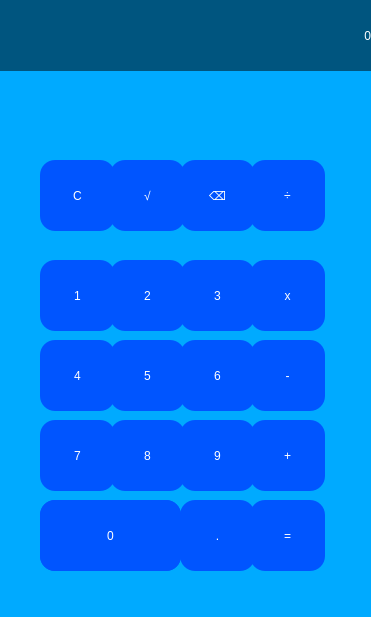
<?xml version="1.0" encoding="UTF-8"?>
<ui version="4.0">
 <class>MainWindow</class>
 <widget class="QMainWindow" name="MainWindow">
  <property name="geometry">
   <rect>
    <x>0</x>
    <y>0</y>
    <width>371</width>
    <height>617</height>
   </rect>
  </property>
  <property name="windowTitle">
   <string>MainWindow</string>
  </property>
  <property name="styleSheet">
   <string notr="true">background-color: rgb(0, 170, 255);</string>
  </property>
  <widget class="QWidget" name="centralwidget">
   <widget class="QLabel" name="label">
    <property name="geometry">
     <rect>
      <x>0</x>
      <y>0</y>
      <width>371</width>
      <height>71</height>
     </rect>
    </property>
    <property name="styleSheet">
     <string notr="true">background-color: rgb(0, 85, 127);

font: 34pt &quot;MS Shell Dlg 2&quot;;

color: rgb(255, 255, 255);
</string>
    </property>
    <property name="text">
     <string>0</string>
    </property>
    <property name="alignment">
     <set>Qt::AlignRight|Qt::AlignTrailing|Qt::AlignVCenter</set>
    </property>
    <property name="margin">
     <number>10</number>
    </property>
   </widget>
   <widget class="QPushButton" name="button5">
    <property name="geometry">
     <rect>
      <x>40</x>
      <y>260</y>
      <width>75</width>
      <height>71</height>
     </rect>
    </property>
    <property name="styleSheet">
     <string notr="true">QPushButton {
	font: 30pt &quot;MS Shell Dlg 2&quot;;
	color: rgb(255, 255, 255);
	background-color: rgb(0, 85, 255);
	border-radius: 15px;}

QPushButton:hover {
	background-color: rgb(5, 255, 255);
	font: 30pt &quot;MS Shell Dlg 2&quot;;
	color: rgb(255, 255, 255);
	border-radius: 15px;}
QPushButton:pressed {
	background-color: rgb(0, 0, 127);
	font: 30pt &quot;MS Shell Dlg 2&quot;;
	color: rgb(255, 255, 255);
	border-radius: 15px;}</string>
    </property>
    <property name="text">
     <string>1</string>
    </property>
   </widget>
   <widget class="QPushButton" name="button6">
    <property name="geometry">
     <rect>
      <x>110</x>
      <y>260</y>
      <width>75</width>
      <height>71</height>
     </rect>
    </property>
    <property name="styleSheet">
     <string notr="true">QPushButton {
	font: 30pt &quot;MS Shell Dlg 2&quot;;
	color: rgb(255, 255, 255);
	background-color: rgb(0, 85, 255);
	border-radius: 15px;}

QPushButton:hover {
	background-color: rgb(5, 255, 255);
	font: 30pt &quot;MS Shell Dlg 2&quot;;
	color: rgb(255, 255, 255);
	border-radius: 15px;}
QPushButton:pressed {
	background-color: rgb(0, 0, 127);
	font: 30pt &quot;MS Shell Dlg 2&quot;;
	color: rgb(255, 255, 255);
	border-radius: 15px;}</string>
    </property>
    <property name="text">
     <string>2</string>
    </property>
   </widget>
   <widget class="QPushButton" name="button7">
    <property name="geometry">
     <rect>
      <x>180</x>
      <y>260</y>
      <width>75</width>
      <height>71</height>
     </rect>
    </property>
    <property name="styleSheet">
     <string notr="true">QPushButton {
	font: 30pt &quot;MS Shell Dlg 2&quot;;
	color: rgb(255, 255, 255);
	background-color: rgb(0, 85, 255);
	border-radius: 15px;}

QPushButton:hover {
	background-color: rgb(5, 255, 255);
	font: 30pt &quot;MS Shell Dlg 2&quot;;
	color: rgb(255, 255, 255);
	border-radius: 15px;}
QPushButton:pressed {
	background-color: rgb(0, 0, 127);
	font: 30pt &quot;MS Shell Dlg 2&quot;;
	color: rgb(255, 255, 255);
	border-radius: 15px;}</string>
    </property>
    <property name="text">
     <string>3</string>
    </property>
   </widget>
   <widget class="QPushButton" name="button8">
    <property name="geometry">
     <rect>
      <x>250</x>
      <y>260</y>
      <width>75</width>
      <height>71</height>
     </rect>
    </property>
    <property name="styleSheet">
     <string notr="true">QPushButton {
	font: 30pt &quot;MS Shell Dlg 2&quot;;
	color: rgb(255, 255, 255);
	background-color: rgb(0, 85, 255);
	border-radius: 15px;}

QPushButton:hover {
	background-color: rgb(5, 255, 255);
	font: 30pt &quot;MS Shell Dlg 2&quot;;
	color: rgb(255, 255, 255);
	border-radius: 15px;}
QPushButton:pressed {
	background-color: rgb(0, 0, 127);
	font: 30pt &quot;MS Shell Dlg 2&quot;;
	color: rgb(255, 255, 255);
	border-radius: 15px;}</string>
    </property>
    <property name="text">
     <string>x</string>
    </property>
   </widget>
   <widget class="QPushButton" name="button9">
    <property name="geometry">
     <rect>
      <x>40</x>
      <y>340</y>
      <width>75</width>
      <height>71</height>
     </rect>
    </property>
    <property name="styleSheet">
     <string notr="true">QPushButton {
	font: 30pt &quot;MS Shell Dlg 2&quot;;
	color: rgb(255, 255, 255);
	background-color: rgb(0, 85, 255);
	border-radius: 15px;}

QPushButton:hover {
	background-color: rgb(5, 255, 255);
	font: 30pt &quot;MS Shell Dlg 2&quot;;
	color: rgb(255, 255, 255);
	border-radius: 15px;}
QPushButton:pressed {
	background-color: rgb(0, 0, 127);
	font: 30pt &quot;MS Shell Dlg 2&quot;;
	color: rgb(255, 255, 255);
	border-radius: 15px;}</string>
    </property>
    <property name="text">
     <string>4</string>
    </property>
   </widget>
   <widget class="QPushButton" name="button10">
    <property name="geometry">
     <rect>
      <x>110</x>
      <y>340</y>
      <width>75</width>
      <height>71</height>
     </rect>
    </property>
    <property name="styleSheet">
     <string notr="true">QPushButton {
	font: 30pt &quot;MS Shell Dlg 2&quot;;
	color: rgb(255, 255, 255);
	background-color: rgb(0, 85, 255);
	border-radius: 15px;}

QPushButton:hover {
	background-color: rgb(5, 255, 255);
	font: 30pt &quot;MS Shell Dlg 2&quot;;
	color: rgb(255, 255, 255);
	border-radius: 15px;}
QPushButton:pressed {
	background-color: rgb(0, 0, 127);
	font: 30pt &quot;MS Shell Dlg 2&quot;;
	color: rgb(255, 255, 255);
	border-radius: 15px;}</string>
    </property>
    <property name="text">
     <string>5</string>
    </property>
   </widget>
   <widget class="QPushButton" name="button11">
    <property name="geometry">
     <rect>
      <x>180</x>
      <y>340</y>
      <width>75</width>
      <height>71</height>
     </rect>
    </property>
    <property name="styleSheet">
     <string notr="true">QPushButton {
	font: 30pt &quot;MS Shell Dlg 2&quot;;
	color: rgb(255, 255, 255);
	background-color: rgb(0, 85, 255);
	border-radius: 15px;}

QPushButton:hover {
	background-color: rgb(5, 255, 255);
	font: 30pt &quot;MS Shell Dlg 2&quot;;
	color: rgb(255, 255, 255);
	border-radius: 15px;}
QPushButton:pressed {
	background-color: rgb(0, 0, 127);
	font: 30pt &quot;MS Shell Dlg 2&quot;;
	color: rgb(255, 255, 255);
	border-radius: 15px;}</string>
    </property>
    <property name="text">
     <string>6</string>
    </property>
   </widget>
   <widget class="QPushButton" name="button12">
    <property name="geometry">
     <rect>
      <x>250</x>
      <y>340</y>
      <width>75</width>
      <height>71</height>
     </rect>
    </property>
    <property name="styleSheet">
     <string notr="true">QPushButton {
	font: 30pt &quot;MS Shell Dlg 2&quot;;
	color: rgb(255, 255, 255);
	background-color: rgb(0, 85, 255);
	border-radius: 15px;}

QPushButton:hover {
	background-color: rgb(5, 255, 255);
	font: 30pt &quot;MS Shell Dlg 2&quot;;
	color: rgb(255, 255, 255);
	border-radius: 15px;}
QPushButton:pressed {
	background-color: rgb(0, 0, 127);
	font: 30pt &quot;MS Shell Dlg 2&quot;;
	color: rgb(255, 255, 255);
	border-radius: 15px;}</string>
    </property>
    <property name="text">
     <string>-</string>
    </property>
   </widget>
   <widget class="QPushButton" name="button13">
    <property name="geometry">
     <rect>
      <x>40</x>
      <y>420</y>
      <width>75</width>
      <height>71</height>
     </rect>
    </property>
    <property name="styleSheet">
     <string notr="true">QPushButton {
	font: 30pt &quot;MS Shell Dlg 2&quot;;
	color: rgb(255, 255, 255);
	background-color: rgb(0, 85, 255);
	border-radius: 15px;}

QPushButton:hover {
	background-color: rgb(5, 255, 255);
	font: 30pt &quot;MS Shell Dlg 2&quot;;
	color: rgb(255, 255, 255);
	border-radius: 15px;}
QPushButton:pressed {
	background-color: rgb(0, 0, 127);
	font: 30pt &quot;MS Shell Dlg 2&quot;;
	color: rgb(255, 255, 255);
	border-radius: 15px;}</string>
    </property>
    <property name="text">
     <string>7</string>
    </property>
   </widget>
   <widget class="QPushButton" name="button14">
    <property name="geometry">
     <rect>
      <x>110</x>
      <y>420</y>
      <width>75</width>
      <height>71</height>
     </rect>
    </property>
    <property name="styleSheet">
     <string notr="true">QPushButton {
	font: 30pt &quot;MS Shell Dlg 2&quot;;
	color: rgb(255, 255, 255);
	background-color: rgb(0, 85, 255);
	border-radius: 15px;}

QPushButton:hover {
	background-color: rgb(5, 255, 255);
	font: 30pt &quot;MS Shell Dlg 2&quot;;
	color: rgb(255, 255, 255);
	border-radius: 15px;}
QPushButton:pressed {
	background-color: rgb(0, 0, 127);
	font: 30pt &quot;MS Shell Dlg 2&quot;;
	color: rgb(255, 255, 255);
	border-radius: 15px;}</string>
    </property>
    <property name="text">
     <string>8</string>
    </property>
   </widget>
   <widget class="QPushButton" name="button15">
    <property name="geometry">
     <rect>
      <x>180</x>
      <y>420</y>
      <width>75</width>
      <height>71</height>
     </rect>
    </property>
    <property name="styleSheet">
     <string notr="true">QPushButton {
	font: 30pt &quot;MS Shell Dlg 2&quot;;
	color: rgb(255, 255, 255);
	background-color: rgb(0, 85, 255);
	border-radius: 15px;}

QPushButton:hover {
	background-color: rgb(5, 255, 255);
	font: 30pt &quot;MS Shell Dlg 2&quot;;
	color: rgb(255, 255, 255);
	border-radius: 15px;}
QPushButton:pressed {
	background-color: rgb(0, 0, 127);
	font: 30pt &quot;MS Shell Dlg 2&quot;;
	color: rgb(255, 255, 255);
	border-radius: 15px;}</string>
    </property>
    <property name="text">
     <string>9</string>
    </property>
   </widget>
   <widget class="QPushButton" name="button16">
    <property name="geometry">
     <rect>
      <x>250</x>
      <y>420</y>
      <width>75</width>
      <height>71</height>
     </rect>
    </property>
    <property name="styleSheet">
     <string notr="true">QPushButton {
	font: 30pt &quot;MS Shell Dlg 2&quot;;
	color: rgb(255, 255, 255);
	background-color: rgb(0, 85, 255);
	border-radius: 15px;}

QPushButton:hover {
	background-color: rgb(5, 255, 255);
	font: 30pt &quot;MS Shell Dlg 2&quot;;
	color: rgb(255, 255, 255);
	border-radius: 15px;}
QPushButton:pressed {
	background-color: rgb(0, 0, 127);
	font: 30pt &quot;MS Shell Dlg 2&quot;;
	color: rgb(255, 255, 255);
	border-radius: 15px;}</string>
    </property>
    <property name="text">
     <string>+</string>
    </property>
   </widget>
   <widget class="QPushButton" name="button17">
    <property name="geometry">
     <rect>
      <x>40</x>
      <y>500</y>
      <width>141</width>
      <height>71</height>
     </rect>
    </property>
    <property name="styleSheet">
     <string notr="true">font: 30pt &quot;MS Shell Dlg 2&quot;;
color: rgb(255, 255, 255);
background-color: rgb(0, 85, 255);
border-radius: 15px;</string>
    </property>
    <property name="text">
     <string>0</string>
    </property>
   </widget>
   <widget class="QPushButton" name="button18">
    <property name="geometry">
     <rect>
      <x>40</x>
      <y>500</y>
      <width>141</width>
      <height>71</height>
     </rect>
    </property>
    <property name="styleSheet">
     <string notr="true">QPushButton {
	font: 30pt &quot;MS Shell Dlg 2&quot;;
	color: rgb(255, 255, 255);
	background-color: rgb(0, 85, 255);
	border-radius: 15px;}

QPushButton:hover {
	background-color: rgb(5, 255, 255);
	font: 30pt &quot;MS Shell Dlg 2&quot;;
	color: rgb(255, 255, 255);
	border-radius: 15px;}
QPushButton:pressed {
	background-color: rgb(0, 0, 127);
	font: 30pt &quot;MS Shell Dlg 2&quot;;
	color: rgb(255, 255, 255);
	border-radius: 15px;}</string>
    </property>
    <property name="text">
     <string>0</string>
    </property>
   </widget>
   <widget class="QPushButton" name="button19">
    <property name="geometry">
     <rect>
      <x>180</x>
      <y>500</y>
      <width>75</width>
      <height>71</height>
     </rect>
    </property>
    <property name="styleSheet">
     <string notr="true">QPushButton {
	font: 30pt &quot;MS Shell Dlg 2&quot;;
	color: rgb(255, 255, 255);
	background-color: rgb(0, 85, 255);
	border-radius: 15px;}

QPushButton:hover {
	background-color: rgb(5, 255, 255);
	font: 30pt &quot;MS Shell Dlg 2&quot;;
	color: rgb(255, 255, 255);
	border-radius: 15px;}
QPushButton:pressed {
	background-color: rgb(0, 0, 127);
	font: 30pt &quot;MS Shell Dlg 2&quot;;
	color: rgb(255, 255, 255);
	border-radius: 15px;}</string>
    </property>
    <property name="text">
     <string>.</string>
    </property>
   </widget>
   <widget class="QPushButton" name="button20">
    <property name="geometry">
     <rect>
      <x>250</x>
      <y>500</y>
      <width>75</width>
      <height>71</height>
     </rect>
    </property>
    <property name="styleSheet">
     <string notr="true">QPushButton {
	font: 30pt &quot;MS Shell Dlg 2&quot;;
	color: rgb(255, 255, 255);
	background-color: rgb(0, 85, 255);
	border-radius: 15px;}

QPushButton:hover {
	background-color: rgb(5, 255, 255);
	font: 30pt &quot;MS Shell Dlg 2&quot;;
	color: rgb(255, 255, 255);
	border-radius: 15px;}
QPushButton:pressed {
	background-color: rgb(0, 0, 127);
	font: 30pt &quot;MS Shell Dlg 2&quot;;
	color: rgb(255, 255, 255);
	border-radius: 15px;}</string>
    </property>
    <property name="text">
     <string>=</string>
    </property>
   </widget>
   <widget class="QPushButton" name="button4">
    <property name="geometry">
     <rect>
      <x>250</x>
      <y>160</y>
      <width>75</width>
      <height>71</height>
     </rect>
    </property>
    <property name="styleSheet">
     <string notr="true">QPushButton {
	font: 30pt &quot;MS Shell Dlg 2&quot;;
	color: rgb(255, 255, 255);
	background-color: rgb(0, 85, 255);
	border-radius: 15px;}

QPushButton:hover {
	background-color: rgb(5, 255, 255);
	font: 30pt &quot;MS Shell Dlg 2&quot;;
	color: rgb(255, 255, 255);
	border-radius: 15px;}
QPushButton:pressed {
	background-color: rgb(0, 0, 127);
	font: 30pt &quot;MS Shell Dlg 2&quot;;
	color: rgb(255, 255, 255);
	border-radius: 15px;}</string>
    </property>
    <property name="text">
     <string>÷</string>
    </property>
   </widget>
   <widget class="QPushButton" name="button3">
    <property name="geometry">
     <rect>
      <x>180</x>
      <y>160</y>
      <width>75</width>
      <height>71</height>
     </rect>
    </property>
    <property name="styleSheet">
     <string notr="true">QPushButton {
	font: 30pt &quot;MS Shell Dlg 2&quot;;
	color: rgb(255, 255, 255);
	background-color: rgb(0, 85, 255);
	border-radius: 15px;}

QPushButton:hover {
	background-color: rgb(5, 255, 255);
	font: 30pt &quot;MS Shell Dlg 2&quot;;
	color: rgb(255, 255, 255);
	border-radius: 15px;}
QPushButton:pressed {
	background-color: rgb(0, 0, 127);
	font: 30pt &quot;MS Shell Dlg 2&quot;;
	color: rgb(255, 255, 255);
	border-radius: 15px;}</string>
    </property>
    <property name="text">
     <string>⌫</string>
    </property>
   </widget>
   <widget class="QPushButton" name="button2">
    <property name="geometry">
     <rect>
      <x>110</x>
      <y>160</y>
      <width>75</width>
      <height>71</height>
     </rect>
    </property>
    <property name="styleSheet">
     <string notr="true">QPushButton {
	font: 30pt &quot;MS Shell Dlg 2&quot;;
	color: rgb(255, 255, 255);
	background-color: rgb(0, 85, 255);
	border-radius: 15px;}

QPushButton:hover {
	background-color: rgb(5, 255, 255);
	font: 30pt &quot;MS Shell Dlg 2&quot;;
	color: rgb(255, 255, 255);
	border-radius: 15px;}
QPushButton:pressed {
	background-color: rgb(0, 0, 127);
	font: 30pt &quot;MS Shell Dlg 2&quot;;
	color: rgb(255, 255, 255);
	border-radius: 15px;}</string>
    </property>
    <property name="text">
     <string>√</string>
    </property>
   </widget>
   <widget class="QPushButton" name="button1">
    <property name="geometry">
     <rect>
      <x>40</x>
      <y>160</y>
      <width>75</width>
      <height>71</height>
     </rect>
    </property>
    <property name="styleSheet">
     <string notr="true">QPushButton {
	font: 30pt &quot;MS Shell Dlg 2&quot;;
	color: rgb(255, 255, 255);
	background-color: rgb(0, 85, 255);
	border-radius: 15px;}

QPushButton:hover {
	background-color: rgb(5, 255, 255);
	font: 30pt &quot;MS Shell Dlg 2&quot;;
	color: rgb(255, 255, 255);
	border-radius: 15px;}
QPushButton:pressed {
	background-color: rgb(0, 0, 127);
	font: 30pt &quot;MS Shell Dlg 2&quot;;
	color: rgb(255, 255, 255);
	border-radius: 15px;}</string>
    </property>
    <property name="text">
     <string>C</string>
    </property>
   </widget>
  </widget>
  <widget class="QMenuBar" name="menubar">
   <property name="geometry">
    <rect>
     <x>0</x>
     <y>0</y>
     <width>371</width>
     <height>21</height>
    </rect>
   </property>
  </widget>
  <widget class="QStatusBar" name="statusbar"/>
 </widget>
 <resources/>
 <connections/>
</ui>
